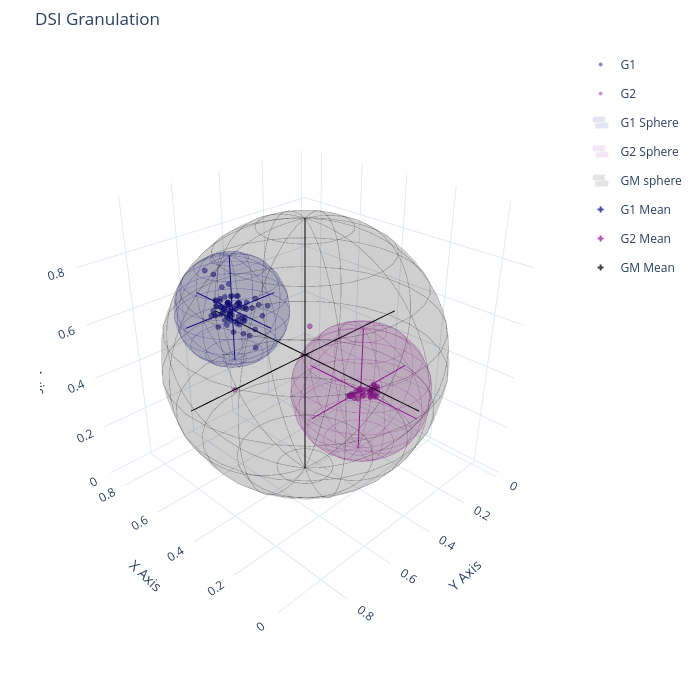

Notebook source saved alongside this figure:
### Code cell
params =  {'nI': 3, 'nR': 3, 'nO': 3, 'N1': 0.1, 'N2': 0.0001, 'N3': 0.001,
            'τ': 23, 'mode': 'Ahead', 'act': 'tanh'}

nI,nR,nO,N1,N2,N3,τ,mode,act= list(params.values())
X,Y,Z = PrepareDataPast2(RS,HI,n=nI,m=nO)
X,Y,Z = PrepareDataAhead2(RS,HI,n=nI,m=nO)

teda=AutoCloud(m=2.5,nI=nI,nR=nR,nO=nO,ηS=[N1,N2,N3],mode=mode,
               tau=τ,rho=0.01,eol=0.3,ref=len(sig)-nI,wtaG=True,wtaP=True) 
for j,_ in enumerate(X[:]):
    teda.run(X[j])
    teda.RULInterv(Y[j])
    teda.Adapt(Y[j],Z[j])

teda.RUL_Granularity()
print(teda.V)
#print(teda.vSum)  
#PlotDSI_2D_PLT(teda,ftrs=3,ncol=2,language='en')
PlotDSI_3D_PLT(teda,language='en',anchor=(0.85, -0.05),ncol=5,xi=0,xf=108,yi=0,w=18,h=6)
teda.c = np.append(teda.c,teda.gm)   
PlotGranulesSpace(teda,w=700,h=700)

### Figure 1 — Plotly figure (JSON) as saved in the notebook; plotly's stock layout.template omitted (floating-point values rounded to 4 significant figures; data arrays with more than 128 entries replaced by an {"elided": "..."} marker saying what was removed)
{"data": [{"hovertemplate": "%{text}<extra></extra>", "legendgroup": "G1", "marker": {"color": "rgb(13, 8, 135)", "line": {"color": "rgb(13, 8, 135)", "width": 1}, "opacity": 0.5, "size": 3, "symbol": "circle"}, "mode": "markers", "name": "G1", "showlegend": true, "text": ["x: 0.70<br>y: 0.63<br>z: 0.74", "x: 0.61<br>y: 0.64<br>z: 0.71", "x: 0.66<br>y: 0.63<br>z: 0.61", "x: 0.66<br>y: 0.56<br>z: 0.57", "x: 0.70<br>y: 0.60<br>z: 0.62", "x: 0.69<br>y: 0.56<br>z: 0.63", "x: 0.59<br>y: 0.66<br>z: 0.66", "x: 0.69<br>y: 0.60<br>z: 0.72", "x: 0.60<br>y: 0.64<br>z: 0.63", "x: 0.64<br>y: 0.64<br>z: 0.61", "x: 0.60<br>y: 0.64<br>z: 0.64", "x: 0.61<br>y: 0.63<br>z: 0.64", "x: 0.63<br>y: 0.66<br>z: 0.62", "x: 0.57<br>y: 0.60<br>z: 0.66", "x: 0.58<br>y: 0.61<br>z: 0.58", "x: 0.62<br>y: 0.62<br>z: 0.60", "x: 0.63<br>y: 0.64<br>z: 0.64", "x: 0.61<br>y: 0.66<br>z: 0.58", "x: 0.66<br>y: 0.58<br>z: 0.62", "x: 0.67<br>y: 0.62<br>z: 0.62", "x: 0.64<br>y: 0.59<br>z: 0.63", "x: 0.61<br>y: 0.61<br>z: 0.64", "x: 0.62<br>y: 0.59<br>z: 0.62", "x: 0.53<br>y: 0.62<br>z: 0.62", "x: 0.56<br>y: 0.55<br>z: 0.63", "x: 0.56<br>y: 0.58<br>z: 0.63", "x: 0.60<br>y: 0.62<br>z: 0.62", "x: 0.63<br>y: 0.63<br>z: 0.64", "x: 0.52<br>y: 0.65<br>z: 0.69", "x: 0.54<br>y: 0.60<br>z: 0.65", "x: 0.55<br>y: 0.61<br>z: 0.66", "x: 0.57<br>y: 0.60<br>z: 0.66", "x: 0.59<br>y: 0.62<br>z: 0.63", "x: 0.61<br>y: 0.60<br>z: 0.67", "x: 0.64<br>y: 0.60<br>z: 0.61", "x: 0.56<br>y: 0.61<br>z: 0.60", "x: 0.59<br>y: 0.63<br>z: 0.62", "x: 0.57<br>y: 0.63<br>z: 0.61", "x: 0.58<br>y: 0.63<br>z: 0.63", "x: 0.61<br>y: 0.57<br>z: 0.66", "x: 0.64<br>y: 0.59<br>z: 0.63", "x: 0.57<br>y: 0.57<br>z: 0.65", "x: 0.60<br>y: 0.58<br>z: 0.67", "x: 0.57<br>y: 0.63<br>z: 0.69", "x: 0.58<br>y: 0.64<br>z: 0.61", "x: 0.60<br>y: 0.62<br>z: 0.66", "x: 0.53<br>y: 0.64<br>z: 0.67", "x: 0.52<br>y: 0.68<br>z: 0.67", "x: 0.61<br>y: 0.68<br>z: 0.63", "x: 0.59<br>y: 0.60<br>z: 0.59", "x: 0.62<br>y: 0.64<br>z: 0.61", "x: 0.63<br>y: 0.59<br>z: 0.63", "x: 0.65<br>y: 0.62<br>z: 0.65", "x: 0.47<br>y: 0.59<br>z: 0.65", "x: 0.55<br>y: 0.61<br>z: 0.59", "x: 0.63<br>y: 0.63<br>z: 0.67", "x: 0.62<br>y: 0.66<br>z: 0.67", "x: 0.66<br>y: 0.56<br>z: 0.69", "x: 0.53<br>y: 0.56<br>z: 0.68", "x: 0.55<br>y: 0.60<br>z: 0.55", "x: 0.51<br>y: 0.61<br>z: 0.56", "x: 0.59<br>y: 0.64<br>z: 0.59", "x: 0.60<br>y: 0.63<br>z: 0.60", "x: 0.46<br>y: 0.63<br>z: 0.55", "x: 0.49<br>y: 0.64<br>z: 0.64", "x: 0.53<br>y: 0.66<br>z: 0.59", "x: 0.56<br>y: 0.59<br>z: 0.64", "x: 0.55<br>y: 0.62<br>z: 0.67", "x: 0.50<br>y: 0.64<br>z: 0.65", "x: 0.50<br>y: 0.65<br>z: 0.64", "x: 0.47<br>y: 0.60<br>z: 0.68", "x: 0.44<br>y: 0.59<br>z: 0.69", "x: 0.48<br>y: 0.61<br>z: 0.60", "x: 0.53<br>y: 0.64<br>z: 0.64"], "type": "scatter3d", "x": [0.7046, 0.609, 0.6649, 0.6592, 0.6958, 0.6918, 0.5915, 0.6949, 0.6047, 0.6396, 0.5972, 0.6062, 0.6311, 0.5731, 0.5781, 0.6161, 0.6349, 0.6135, 0.6563, 0.6706, 0.6417, 0.6081, 0.6241, 0.5342, 0.5627, 0.5598, 0.5955, 0.6261, 0.5192, 0.5415, 0.5522, 0.5713, 0.5916, 0.6105, 0.6447, 0.5612, 0.5861, 0.5737, 0.5791, 0.6054, 0.6431, 0.5653, 0.6023, 0.57, 0.5798, 0.6042, 0.5347, 0.5204, 0.6146, 0.586, 0.6197, 0.6327, 0.6457, 0.4681, 0.5548, 0.6285, 0.6161, 0.661, 0.5324, 0.5549, 0.5135, 0.5924, 0.6034, 0.464, 0.4918, 0.5261, 0.5579, 0.5482, 0.5004, 0.4963, 0.4746, 0.4367, 0.4797, 0.5267], "y": [0.6263, 0.6352, 0.6331, 0.5595, 0.5972, 0.5607, 0.6586, 0.5996, 0.6398, 0.6431, 0.6436, 0.633, 0.6563, 0.6016, 0.6057, 0.6164, 0.6419, 0.656, 0.5783, 0.6161, 0.5922, 0.6069, 0.5875, 0.6194, 0.5518, 0.5785, 0.6191, 0.6293, 0.6513, 0.5968, 0.6117, 0.5969, 0.6233, 0.5958, 0.6022, 0.6143, 0.6276, 0.6338, 0.6339, 0.5737, 0.5887, 0.5715, 0.5817, 0.6314, 0.6359, 0.6168, 0.6418, 0.6751, 0.6804, 0.6048, 0.6378, 0.5937, 0.617, 0.5908, 0.614, 0.6305, 0.6587, 0.5641, 0.5623, 0.5996, 0.6084, 0.6371, 0.6344, 0.627, 0.6439, 0.664, 0.5941, 0.6171, 0.6365, 0.6462, 0.5985, 0.5949, 0.6128, 0.6387], "z": [0.7405, 0.7144, 0.6096, 0.5699, 0.6237, 0.6281, 0.6567, 0.7218, 0.6266, 0.6051, 0.6412, 0.6389, 0.6194, 0.6592, 0.5844, 0.5995, 0.6395, 0.577, 0.6244, 0.6198, 0.6264, 0.6449, 0.6247, 0.625, 0.6277, 0.6336, 0.6231, 0.6379, 0.688, 0.6516, 0.658, 0.6581, 0.6322, 0.6709, 0.6118, 0.6049, 0.6224, 0.6071, 0.6268, 0.6646, 0.6325, 0.6538, 0.6676, 0.6932, 0.6116, 0.6556, 0.6662, 0.6696, 0.6263, 0.5902, 0.6144, 0.6265, 0.6479, 0.6465, 0.5921, 0.6655, 0.6743, 0.6865, 0.6757, 0.5538, 0.5649, 0.5854, 0.5983, 0.5469, 0.64, 0.5934, 0.6431, 0.6733, 0.6459, 0.6383, 0.685, 0.6931, 0.6015, 0.6409]}, {"hovertemplate": "%{text}<extra></extra>", "legendgroup": "G2", "marker": {"color": "rgb(156, 23, 158)", "line": {"color": "rgb(156, 23, 158)", "width": 1}, "opacity": 0.5, "size": 3, "symbol": "circle"}, "mode": "markers", "name": "G2", "showlegend": true, "text": ["x: 0.57<br>y: 0.64<br>z: 0.35", "x: 0.54<br>y: 0.30<br>z: 0.48", "x: 0.22<br>y: 0.31<br>z: 0.33", "x: 0.22<br>y: 0.30<br>z: 0.32", "x: 0.23<br>y: 0.32<br>z: 0.36", "x: 0.23<br>y: 0.32<br>z: 0.33", "x: 0.23<br>y: 0.30<br>z: 0.37", "x: 0.23<br>y: 0.31<br>z: 0.35", "x: 0.23<br>y: 0.30<br>z: 0.36", "x: 0.23<br>y: 0.29<br>z: 0.33", "x: 0.23<br>y: 0.29<br>z: 0.36", "x: 0.23<br>y: 0.29<br>z: 0.35", "x: 0.24<br>y: 0.30<br>z: 0.34", "x: 0.24<br>y: 0.32<br>z: 0.35", "x: 0.23<br>y: 0.33<br>z: 0.35", "x: 0.23<br>y: 0.30<br>z: 0.36", "x: 0.23<br>y: 0.31<br>z: 0.37", "x: 0.24<br>y: 0.31<br>z: 0.35", "x: 0.24<br>y: 0.31<br>z: 0.32", "x: 0.22<br>y: 0.31<br>z: 0.33", "x: 0.23<br>y: 0.33<br>z: 0.35", "x: 0.23<br>y: 0.33<br>z: 0.35", "x: 0.24<br>y: 0.36<br>z: 0.34", "x: 0.22<br>y: 0.33<br>z: 0.34", "x: 0.24<br>y: 0.35<br>z: 0.34", "x: 0.24<br>y: 0.35<br>z: 0.36", "x: 0.23<br>y: 0.37<br>z: 0.37", "x: 0.24<br>y: 0.38<br>z: 0.38", "x: 0.24<br>y: 0.38<br>z: 0.37", "x: 0.24<br>y: 0.36<br>z: 0.37", "x: 0.24<br>y: 0.37<br>z: 0.34", "x: 0.24<br>y: 0.37<br>z: 0.35", "x: 0.24<br>y: 0.40<br>z: 0.36", "x: 0.23<br>y: 0.40<br>z: 0.36", "x: 0.24<br>y: 0.42<br>z: 0.37", "x: 0.24<br>y: 0.41<br>z: 0.37", "x: 0.24<br>y: 0.42<br>z: 0.37", "x: 0.25<br>y: 0.42<br>z: 0.37", "x: 0.25<br>y: 0.41<br>z: 0.37", "x: 0.25<br>y: 0.40<br>z: 0.37", "x: 0.25<br>y: 0.40<br>z: 0.36", "x: 0.25<br>y: 0.37<br>z: 0.37"], "type": "scatter3d", "x": [0.5692, 0.5436, 0.2227, 0.2223, 0.2287, 0.2326, 0.2325, 0.2335, 0.2345, 0.2273, 0.2318, 0.2318, 0.2356, 0.2381, 0.234, 0.2286, 0.2343, 0.2413, 0.2436, 0.2247, 0.2271, 0.2285, 0.2365, 0.2237, 0.2368, 0.2394, 0.2283, 0.2379, 0.2399, 0.2431, 0.2445, 0.2392, 0.2398, 0.2347, 0.2429, 0.242, 0.2412, 0.246, 0.2465, 0.2452, 0.248, 0.2517], "y": [0.638, 0.3005, 0.3117, 0.3012, 0.3204, 0.3172, 0.3041, 0.305, 0.3045, 0.2876, 0.2888, 0.2861, 0.3023, 0.3185, 0.3272, 0.3023, 0.3053, 0.3081, 0.3091, 0.3093, 0.3265, 0.3308, 0.3585, 0.3311, 0.349, 0.3489, 0.3703, 0.3756, 0.3771, 0.3625, 0.3719, 0.3689, 0.3954, 0.4024, 0.4187, 0.41, 0.4171, 0.419, 0.4062, 0.3951, 0.398, 0.3744], "z": [0.3459, 0.4759, 0.3271, 0.3239, 0.3574, 0.3332, 0.3651, 0.351, 0.3551, 0.3321, 0.3552, 0.3451, 0.3422, 0.3499, 0.3528, 0.3584, 0.368, 0.346, 0.3154, 0.3313, 0.3462, 0.3491, 0.3446, 0.3369, 0.3431, 0.3632, 0.3677, 0.3783, 0.3724, 0.3736, 0.3364, 0.3534, 0.3642, 0.3574, 0.3712, 0.3657, 0.3688, 0.3698, 0.3706, 0.365, 0.3646, 0.3663]}, {"hovertemplate": "%{text}<extra></extra>", "legendgroup": "GGM", "marker": {"color": "Black", "line": {"color": "rgb(237, 121, 83)", "width": 1}, "opacity": 0.0001, "size": 3, "symbol": "cross"}, "mode": "markers", "name": "GM", "showlegend": false, "text": ["x: 0.70<br>y: 0.63<br>z: 0.74", "x: 0.61<br>y: 0.64<br>z: 0.71", "x: 0.66<br>y: 0.63<br>z: 0.61", "x: 0.66<br>y: 0.56<br>z: 0.57", "x: 0.70<br>y: 0.60<br>z: 0.62", "x: 0.69<br>y: 0.56<br>z: 0.63", "x: 0.59<br>y: 0.66<br>z: 0.66", "x: 0.69<br>y: 0.60<br>z: 0.72", "x: 0.60<br>y: 0.64<br>z: 0.63", "x: 0.64<br>y: 0.64<br>z: 0.61", "x: 0.60<br>y: 0.64<br>z: 0.64", "x: 0.61<br>y: 0.63<br>z: 0.64", "x: 0.63<br>y: 0.66<br>z: 0.62", "x: 0.57<br>y: 0.60<br>z: 0.66", "x: 0.58<br>y: 0.61<br>z: 0.58", "x: 0.62<br>y: 0.62<br>z: 0.60", "x: 0.63<br>y: 0.64<br>z: 0.64", "x: 0.61<br>y: 0.66<br>z: 0.58", "x: 0.66<br>y: 0.58<br>z: 0.62", "x: 0.67<br>y: 0.62<br>z: 0.62", "x: 0.64<br>y: 0.59<br>z: 0.63", "x: 0.61<br>y: 0.61<br>z: 0.64", "x: 0.62<br>y: 0.59<br>z: 0.62", "x: 0.53<br>y: 0.62<br>z: 0.62", "x: 0.56<br>y: 0.55<br>z: 0.63", "x: 0.56<br>y: 0.58<br>z: 0.63", "x: 0.60<br>y: 0.62<br>z: 0.62", "x: 0.63<br>y: 0.63<br>z: 0.64", "x: 0.52<br>y: 0.65<br>z: 0.69", "x: 0.54<br>y: 0.60<br>z: 0.65", "x: 0.55<br>y: 0.61<br>z: 0.66", "x: 0.57<br>y: 0.60<br>z: 0.66", "x: 0.59<br>y: 0.62<br>z: 0.63", "x: 0.61<br>y: 0.60<br>z: 0.67", "x: 0.64<br>y: 0.60<br>z: 0.61", "x: 0.56<br>y: 0.61<br>z: 0.60", "x: 0.59<br>y: 0.63<br>z: 0.62", "x: 0.57<br>y: 0.63<br>z: 0.61", "x: 0.58<br>y: 0.63<br>z: 0.63", "x: 0.61<br>y: 0.57<br>z: 0.66", "x: 0.64<br>y: 0.59<br>z: 0.63", "x: 0.57<br>y: 0.57<br>z: 0.65", "x: 0.60<br>y: 0.58<br>z: 0.67", "x: 0.57<br>y: 0.63<br>z: 0.69", "x: 0.58<br>y: 0.64<br>z: 0.61", "x: 0.60<br>y: 0.62<br>z: 0.66", "x: 0.53<br>y: 0.64<br>z: 0.67", "x: 0.52<br>y: 0.68<br>z: 0.67", "x: 0.61<br>y: 0.68<br>z: 0.63", "x: 0.59<br>y: 0.60<br>z: 0.59", "x: 0.62<br>y: 0.64<br>z: 0.61", "x: 0.63<br>y: 0.59<br>z: 0.63", "x: 0.65<br>y: 0.62<br>z: 0.65", "x: 0.47<br>y: 0.59<br>z: 0.65", "x: 0.55<br>y: 0.61<br>z: 0.59", "x: 0.63<br>y: 0.63<br>z: 0.67", "x: 0.62<br>y: 0.66<br>z: 0.67", "x: 0.66<br>y: 0.56<br>z: 0.69", "x: 0.53<br>y: 0.56<br>z: 0.68", "x: 0.55<br>y: 0.60<br>z: 0.55", "x: 0.51<br>y: 0.61<br>z: 0.56", "x: 0.59<br>y: 0.64<br>z: 0.59", "x: 0.60<br>y: 0.63<br>z: 0.60", "x: 0.46<br>y: 0.63<br>z: 0.55", "x: 0.49<br>y: 0.64<br>z: 0.64", "x: 0.53<br>y: 0.66<br>z: 0.59", "x: 0.56<br>y: 0.59<br>z: 0.64", "x: 0.55<br>y: 0.62<br>z: 0.67", "x: 0.50<br>y: 0.64<br>z: 0.65", "x: 0.50<br>y: 0.65<br>z: 0.64", "x: 0.47<br>y: 0.60<br>z: 0.68", "x: 0.44<br>y: 0.59<br>z: 0.69", "x: 0.48<br>y: 0.61<br>z: 0.60", "x: 0.53<br>y: 0.64<br>z: 0.64", "x: 0.57<br>y: 0.64<br>z: 0.35", "x: 0.54<br>y: 0.30<br>z: 0.48", "x: 0.22<br>y: 0.31<br>z: 0.33", "x: 0.22<br>y: 0.30<br>z: 0.32", "x: 0.23<br>y: 0.32<br>z: 0.36", "x: 0.23<br>y: 0.32<br>z: 0.33", "x: 0.23<br>y: 0.30<br>z: 0.37", "x: 0.23<br>y: 0.31<br>z: 0.35", "x: 0.23<br>y: 0.30<br>z: 0.36", "x: 0.23<br>y: 0.29<br>z: 0.33", "x: 0.23<br>y: 0.29<br>z: 0.36", "x: 0.23<br>y: 0.29<br>z: 0.35", "x: 0.24<br>y: 0.30<br>z: 0.34", "x: 0.24<br>y: 0.32<br>z: 0.35", "x: 0.23<br>y: 0.33<br>z: 0.35", "x: 0.23<br>y: 0.30<br>z: 0.36", "x: 0.23<br>y: 0.31<br>z: 0.37", "x: 0.24<br>y: 0.31<br>z: 0.35", "x: 0.24<br>y: 0.31<br>z: 0.32", "x: 0.22<br>y: 0.31<br>z: 0.33", "x: 0.23<br>y: 0.33<br>z: 0.35", "x: 0.23<br>y: 0.33<br>z: 0.35", "x: 0.24<br>y: 0.36<br>z: 0.34", "x: 0.22<br>y: 0.33<br>z: 0.34", "x: 0.24<br>y: 0.35<br>z: 0.34", "x: 0.24<br>y: 0.35<br>z: 0.36", "x: 0.23<br>y: 0.37<br>z: 0.37", "x: 0.24<br>y: 0.38<br>z: 0.38", "x: 0.24<br>y: 0.38<br>z: 0.37", "x: 0.24<br>y: 0.36<br>z: 0.37", "x: 0.24<br>y: 0.37<br>z: 0.34", "x: 0.24<br>y: 0.37<br>z: 0.35", "x: 0.24<br>y: 0.40<br>z: 0.36", "x: 0.23<br>y: 0.40<br>z: 0.36", "x: 0.24<br>y: 0.42<br>z: 0.37", "x: 0.24<br>y: 0.41<br>z: 0.37", "x: 0.24<br>y: 0.42<br>z: 0.37", "x: 0.25<br>y: 0.42<br>z: 0.37", "x: 0.25<br>y: 0.41<br>z: 0.37", "x: 0.25<br>y: 0.40<br>z: 0.37", "x: 0.25<br>y: 0.40<br>z: 0.36", "x: 0.25<br>y: 0.37<br>z: 0.37"], "type": "scatter3d", "x": [0.7046, 0.609, 0.6649, 0.6592, 0.6958, 0.6918, 0.5915, 0.6949, 0.6047, 0.6396, 0.5972, 0.6062, 0.6311, 0.5731, 0.5781, 0.6161, 0.6349, 0.6135, 0.6563, 0.6706, 0.6417, 0.6081, 0.6241, 0.5342, 0.5627, 0.5598, 0.5955, 0.6261, 0.5192, 0.5415, 0.5522, 0.5713, 0.5916, 0.6105, 0.6447, 0.5612, 0.5861, 0.5737, 0.5791, 0.6054, 0.6431, 0.5653, 0.6023, 0.57, 0.5798, 0.6042, 0.5347, 0.5204, 0.6146, 0.586, 0.6197, 0.6327, 0.6457, 0.4681, 0.5548, 0.6285, 0.6161, 0.661, 0.5324, 0.5549, 0.5135, 0.5924, 0.6034, 0.464, 0.4918, 0.5261, 0.5579, 0.5482, 0.5004, 0.4963, 0.4746, 0.4367, 0.4797, 0.5267, 0.5692, 0.5436, 0.2227, 0.2223, 0.2287, 0.2326, 0.2325, 0.2335, 0.2345, 0.2273, 0.2318, 0.2318, 0.2356, 0.2381, 0.234, 0.2286, 0.2343, 0.2413, 0.2436, 0.2247, 0.2271, 0.2285, 0.2365, 0.2237, 0.2368, 0.2394, 0.2283, 0.2379, 0.2399, 0.2431, 0.2445, 0.2392, 0.2398, 0.2347, 0.2429, 0.242, 0.2412, 0.246, 0.2465, 0.2452, 0.248, 0.2517], "y": [0.6263, 0.6352, 0.6331, 0.5595, 0.5972, 0.5607, 0.6586, 0.5996, 0.6398, 0.6431, 0.6436, 0.633, 0.6563, 0.6016, 0.6057, 0.6164, 0.6419, 0.656, 0.5783, 0.6161, 0.5922, 0.6069, 0.5875, 0.6194, 0.5518, 0.5785, 0.6191, 0.6293, 0.6513, 0.5968, 0.6117, 0.5969, 0.6233, 0.5958, 0.6022, 0.6143, 0.6276, 0.6338, 0.6339, 0.5737, 0.5887, 0.5715, 0.5817, 0.6314, 0.6359, 0.6168, 0.6418, 0.6751, 0.6804, 0.6048, 0.6378, 0.5937, 0.617, 0.5908, 0.614, 0.6305, 0.6587, 0.5641, 0.5623, 0.5996, 0.6084, 0.6371, 0.6344, 0.627, 0.6439, 0.664, 0.5941, 0.6171, 0.6365, 0.6462, 0.5985, 0.5949, 0.6128, 0.6387, 0.638, 0.3005, 0.3117, 0.3012, 0.3204, 0.3172, 0.3041, 0.305, 0.3045, 0.2876, 0.2888, 0.2861, 0.3023, 0.3185, 0.3272, 0.3023, 0.3053, 0.3081, 0.3091, 0.3093, 0.3265, 0.3308, 0.3585, 0.3311, 0.349, 0.3489, 0.3703, 0.3756, 0.3771, 0.3625, 0.3719, 0.3689, 0.3954, 0.4024, 0.4187, 0.41, 0.4171, 0.419, 0.4062, 0.3951, 0.398, 0.3744], "z": [0.7405, 0.7144, 0.6096, 0.5699, 0.6237, 0.6281, 0.6567, 0.7218, 0.6266, 0.6051, 0.6412, 0.6389, 0.6194, 0.6592, 0.5844, 0.5995, 0.6395, 0.577, 0.6244, 0.6198, 0.6264, 0.6449, 0.6247, 0.625, 0.6277, 0.6336, 0.6231, 0.6379, 0.688, 0.6516, 0.658, 0.6581, 0.6322, 0.6709, 0.6118, 0.6049, 0.6224, 0.6071, 0.6268, 0.6646, 0.6325, 0.6538, 0.6676, 0.6932, 0.6116, 0.6556, 0.6662, 0.6696, 0.6263, 0.5902, 0.6144, 0.6265, 0.6479, 0.6465, 0.5921, 0.6655, 0.6743, 0.6865, 0.6757, 0.5538, 0.5649, 0.5854, 0.5983, 0.5469, 0.64, 0.5934, 0.6431, 0.6733, 0.6459, 0.6383, 0.685, 0.6931, 0.6015, 0.6409, 0.3459, 0.4759, 0.3271, 0.3239, 0.3574, 0.3332, 0.3651, 0.351, 0.3551, 0.3321, 0.3552, 0.3451, 0.3422, 0.3499, 0.3528, 0.3584, 0.368, 0.346, 0.3154, 0.3313, 0.3462, 0.3491, 0.3446, 0.3369, 0.3431, 0.3632, 0.3677, 0.3783, 0.3724, 0.3736, 0.3364, 0.3534, 0.3642, 0.3574, 0.3712, 0.3657, 0.3688, 0.3698, 0.3706, 0.365, 0.3646, 0.3663]}, {"hoverinfo": "skip", "legendgroup": "[0.58604738 0.61618833 0.63566463]", "line": {"color": "rgb(13, 8, 135)", "width": 2}, "mode": "lines", "name": "G Mean", "showlegend": false, "type": "scatter3d", "x": [0.586, 0.586], "y": [0.6162, 0.6162], "z": [0.4484, 0.8229]}, {"hoverinfo": "skip", "legendgroup": "[0.58604738 0.61618833 0.63566463]", "line": {"color": "rgb(13, 8, 135)", "width": 2}, "mode": "lines", "name": "G Mean", "showlegend": false, "type": "scatter3d", "x": [0.586, 0.586], "y": [0.4289, 0.8034], "z": [0.6357, 0.6357]}, {"hoverinfo": "skip", "legendgroup": "[0.58604738 0.61618833 0.63566463]", "line": {"color": "rgb(13, 8, 135)", "width": 2}, "mode": "lines", "name": "G Mean", "showlegend": false, "type": "scatter3d", "x": [0.3988, 0.7733], "y": [0.6162, 0.6162], "z": [0.6357, 0.6357]}, {"colorscale": [[0, "rgb(13, 8, 135)"], [1, "rgb(13, 8, 135)"]], "hoverinfo": "skip", "legendgroup": "G[1]", "name": "G1 Sphere", "opacity": 0.1, "showlegend": true, "showscale": false, "type": "surface", "x": {"elided": "30x30 float values"}, "xhoverformat": "none", "y": {"elided": "30x30 float values"}, "z": {"elided": "30x30 float values"}}, {"hoverinfo": "skip", "legendgroup": "G[1]", "line": {"color": "rgb(13, 8, 135)", "width": 1.5}, "mode": "lines", "opacity": 0.25, "showlegend": false, "type": "scatter3d", "x": {"elided": "620 float values"}, "y": {"elided": "620 float values"}, "z": {"elided": "620 float values"}}, {"hoverinfo": "skip", "legendgroup": "[0.25127593 0.35129503 0.35617896]", "line": {"color": "rgb(156, 23, 158)", "width": 2}, "mode": "lines", "name": "G Mean", "showlegend": false, "type": "scatter3d", "x": [0.2513, 0.2513], "y": [0.3513, 0.3513], "z": [0.1187, 0.5936]}, {"hoverinfo": "skip", "legendgroup": "[0.25127593 0.35129503 0.35617896]", "line": {"color": "rgb(156, 23, 158)", "width": 2}, "mode": "lines", "name": "G Mean", "showlegend": false, "type": "scatter3d", "x": [0.2513, 0.2513], "y": [0.1139, 0.5887], "z": [0.3562, 0.3562]}, {"hoverinfo": "skip", "legendgroup": "[0.25127593 0.35129503 0.35617896]", "line": {"color": "rgb(156, 23, 158)", "width": 2}, "mode": "lines", "name": "G Mean", "showlegend": false, "type": "scatter3d", "x": [0.01383, 0.4887], "y": [0.3513, 0.3513], "z": [0.3562, 0.3562]}, {"colorscale": [[0, "rgb(156, 23, 158)"], [1, "rgb(156, 23, 158)"]], "hoverinfo": "skip", "legendgroup": "G[2]", "name": "G2 Sphere", "opacity": 0.1, "showlegend": true, "showscale": false, "type": "surface", "x": {"elided": "30x30 float values"}, "xhoverformat": "none", "y": {"elided": "30x30 float values"}, "z": {"elided": "30x30 float values"}}, {"hoverinfo": "skip", "legendgroup": "G[2]", "line": {"color": "rgb(156, 23, 158)", "width": 1.5}, "mode": "lines", "opacity": 0.25, "showlegend": false, "type": "scatter3d", "x": {"elided": "620 float values"}, "y": {"elided": "620 float values"}, "z": {"elided": "620 float values"}}, {"hoverinfo": "skip", "legendgroup": "[0.39016007 0.47796599 0.48982794]", "line": {"color": "black", "width": 2}, "mode": "lines", "name": "G Mean", "showlegend": false, "type": "scatter3d", "x": [0.3902, 0.3902], "y": [0.478, 0.478], "z": [0.02174, 0.9579]}, {"hoverinfo": "skip", "legendgroup": "[0.39016007 0.47796599 0.48982794]", "line": {"color": "black", "width": 2}, "mode": "lines", "name": "G Mean", "showlegend": false, "type": "scatter3d", "x": [0.3902, 0.3902], "y": [0.009878, 0.9461], "z": [0.4898, 0.4898]}, {"hoverinfo": "skip", "legendgroup": "[0.39016007 0.47796599 0.48982794]", "line": {"color": "black", "width": 2}, "mode": "lines", "name": "G Mean", "showlegend": false, "type": "scatter3d", "x": [-0.07793, 0.8582], "y": [0.478, 0.478], "z": [0.4898, 0.4898]}, {"colorscale": [[0, "black"], [1, "black"]], "hoverinfo": "skip", "legendgroup": "G['GM']", "name": "GM sphere", "opacity": 0.1, "showlegend": true, "showscale": false, "type": "surface", "x": {"elided": "30x30 float values"}, "xhoverformat": "none", "y": {"elided": "30x30 float values"}, "z": {"elided": "30x30 float values"}}, {"hoverinfo": "skip", "legendgroup": "G['GM']", "line": {"color": "black", "width": 1.5}, "mode": "lines", "opacity": 0.25, "showlegend": false, "type": "scatter3d", "x": {"elided": "620 float values"}, "y": {"elided": "620 float values"}, "z": {"elided": "620 float values"}}, {"legendgroup": "[0.58604738 0.61618833 0.63566463]", "marker": {"color": "rgb(13, 8, 135)", "opacity": 0.75, "size": 5, "symbol": "cross"}, "mode": "markers", "name": "G1 Mean", "showlegend": true, "type": "scatter3d", "x": [0.586], "y": [0.6162], "z": [0.6357]}, {"legendgroup": "[0.25127593 0.35129503 0.35617896]", "marker": {"color": "rgb(156, 23, 158)", "opacity": 0.75, "size": 5, "symbol": "cross"}, "mode": "markers", "name": "G2 Mean", "showlegend": true, "type": "scatter3d", "x": [0.2513], "y": [0.3513], "z": [0.3562]}, {"legendgroup": "[0.39016007 0.47796599 0.48982794]", "marker": {"color": "black", "opacity": 0.75, "size": 5, "symbol": "cross"}, "mode": "markers", "name": "GM Mean", "showlegend": true, "type": "scatter3d", "x": [0.3902], "y": [0.478], "z": [0.4898]}], "layout": {"height": 700, "hovermode": "closest", "margin": {"b": 40, "l": 40, "r": 40, "t": 50}, "scene": {"aspectmode": "cube", "camera": {"center": {"x": 0, "y": 0, "z": 0}, "eye": {"x": -1.5, "y": 1.5, "z": 1.2}, "up": {"x": 0, "y": 0, "z": 1}}, "xaxis": {"title": {"text": "X Axis"}}, "yaxis": {"title": {"text": "Y Axis"}}, "zaxis": {"title": {"text": "Z Axis"}}}, "title": {"text": "DSI Granulation"}, "width": 700}}
